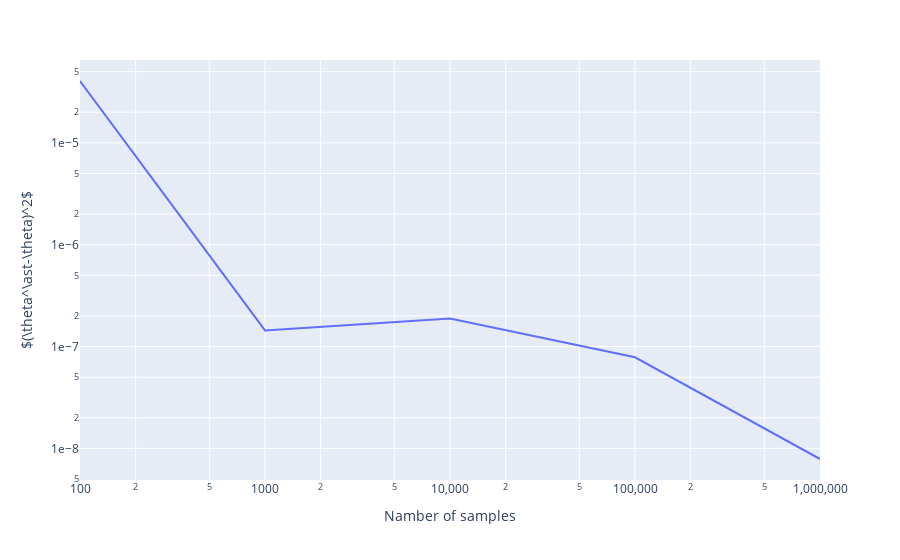

Notebook source saved alongside this figure:
### Code cell
analyse_theta_covergence(true_lambda=5)

### Figure 1 — Plotly figure (JSON) as saved in the notebook; plotly's stock layout.template omitted (floating-point values rounded to 4 significant figures)
{"data": [{"hovertemplate": "Namber of samples=%{x}<br>$(\\theta^\\ast-\\theta)^2$=%{y}<extra></extra>", "legendgroup": "", "line": {"color": "#636efa", "dash": "solid"}, "mode": "lines", "name": "", "orientation": "v", "showlegend": false, "type": "scatter", "x": [100, 1000, 10000, 100000, 1000000], "xaxis": "x", "y": [4.048e-05, 1.439e-07, 1.882e-07, 7.842e-08, 7.867e-09], "yaxis": "y"}], "layout": {"legend": {"tracegroupgap": 0}, "margin": {"t": 60}, "xaxis": {"anchor": "y", "domain": [0, 1], "exponentformat": "none", "title": {"text": "Namber of samples"}, "type": "log"}, "yaxis": {"anchor": "x", "domain": [0, 1], "exponentformat": "e", "title": {"text": "$(\\theta^\\ast-\\theta)^2$"}, "type": "log"}}}
